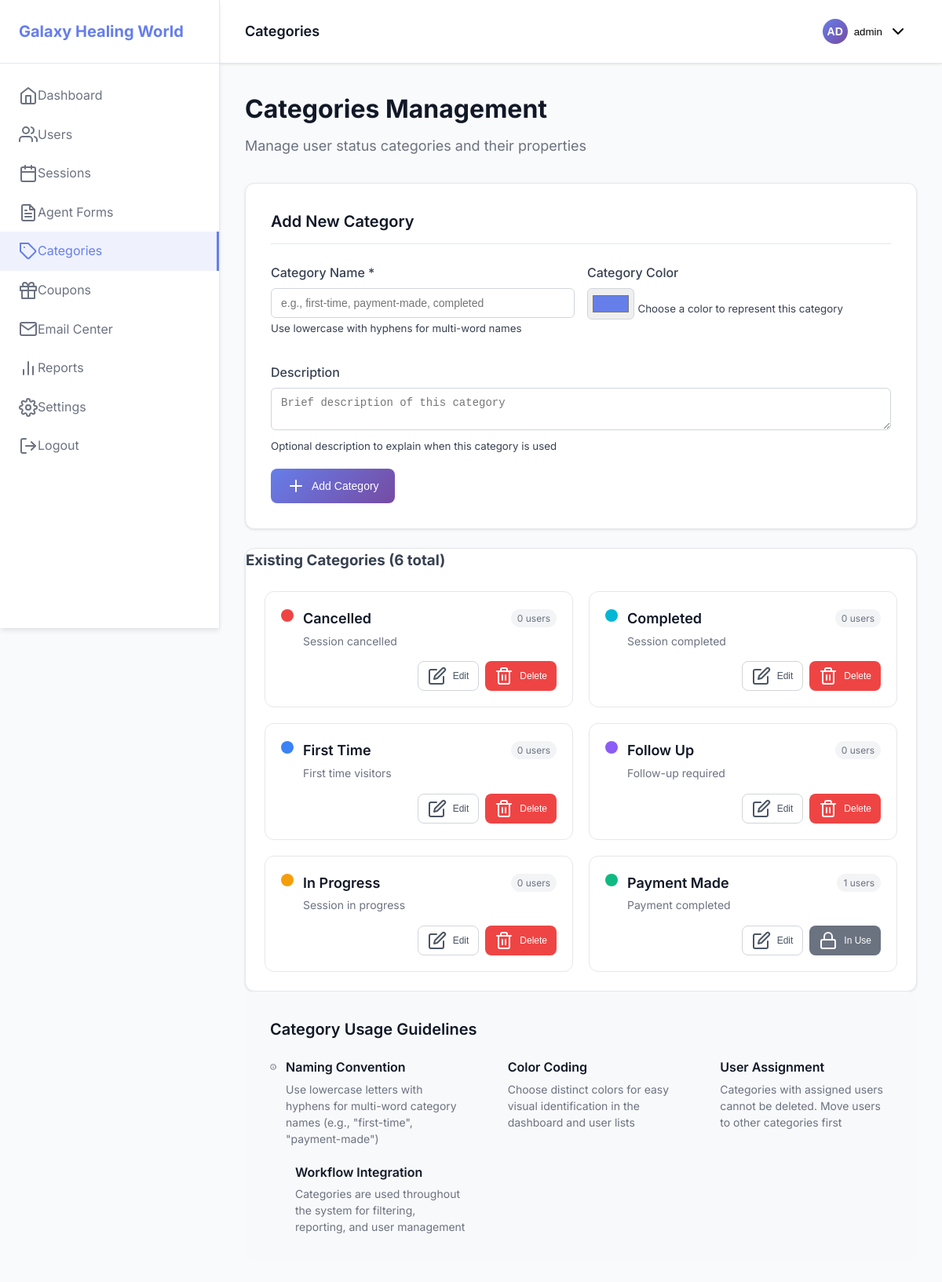
Before: /admin/categories.php (signed in) with the older database file.
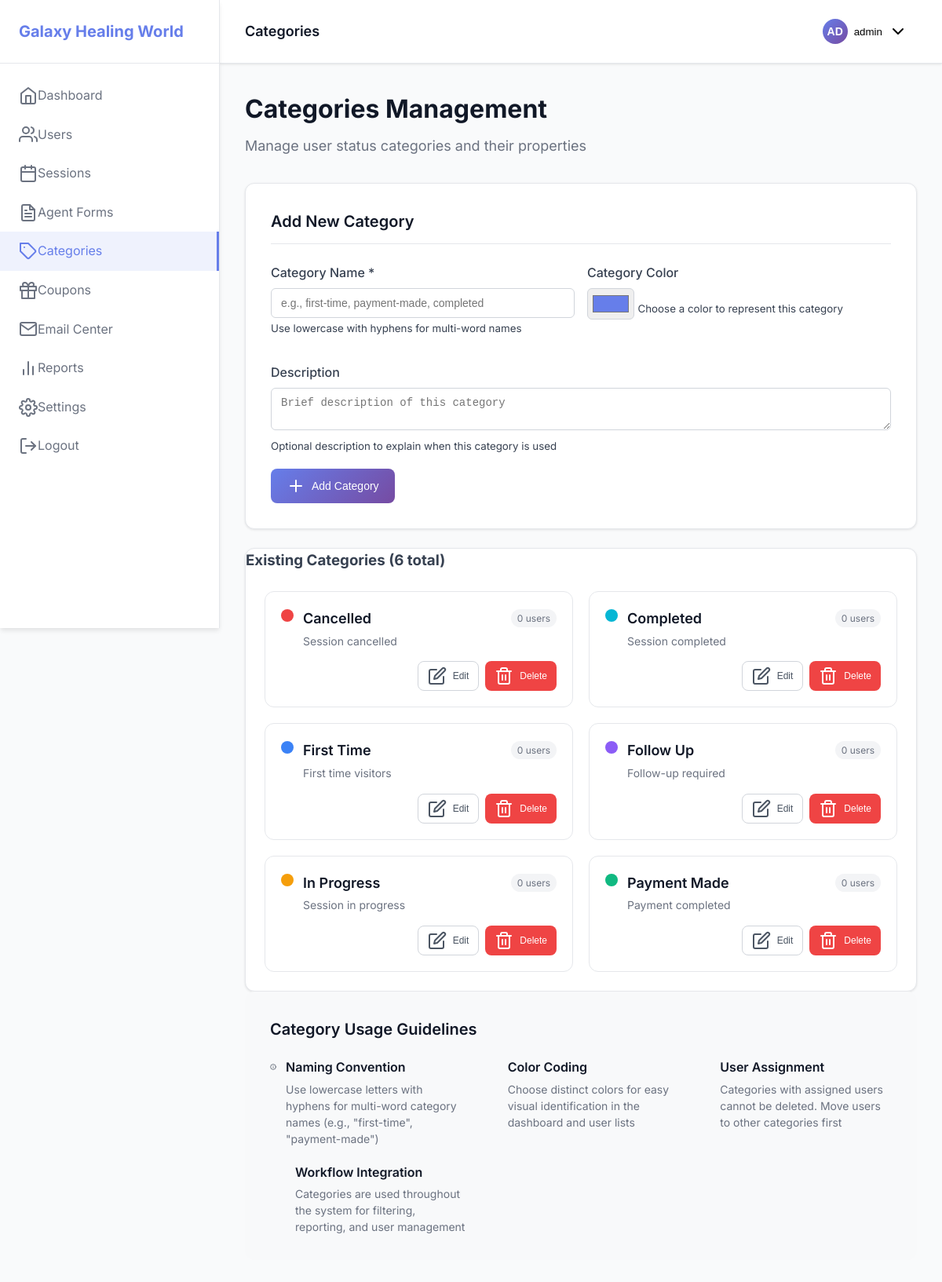
After: the same page with the newer database file.
### tables this page shows
CREATE TABLE categories (
                id INTEGER PRIMARY KEY AUTOINCREMENT,
                name VARCHAR(100) NOT NULL UNIQUE,
                description TEXT,
                color VARCHAR(7) DEFAULT '#667eea',
                created_at DATETIME DEFAULT CURRENT_TIMESTAMP
            );

### admin/categories.php (the view, shortened to what the changed rows need)
<?php
$db = Database::getInstance();
$pdo = $db->getConnection();
$stmt = $pdo->query("
    SELECT c.*,
           (SELECT COUNT(*) FROM users u WHERE u.status = c.name) as user_count
    FROM categories c
    ORDER BY c.name
");
$categories = $stmt->fetchAll();
?>
<!DOCTYPE html>
<html lang="en">
<head>
    <link rel="stylesheet" href="../assets/css/admin.css">
    <link rel="stylesheet" href="https://cdn.jsdelivr.net/npm/feather-icons@4.28.0/feather.min.css">
</head>
<body>
    <div class="admin-layout">
        <div class="admin-content">
            <main class="main-content">
                <div class="page-header">
                    <h1>Categories Management</h1>
                </div>
                <div class="table-container">
                    <?php if (empty($categories)): ?>
                        <div class="empty-state" role="status" aria-live="polite">
                            <i data-feather="tag" aria-hidden="true"></i>
                            <h3>No categories found</h3>
                            <p>Add your first category using the form above.</p>
                        </div>
                    <?php else: ?>
                        <div class="categories-grid">
                            <?php foreach ($categories as $category): ?>
                                <div class="category-card">
                                    <div class="category-header">
                                        <div class="category-color"
                                             style="background-color: <?php echo htmlspecialchars($category['color']); ?>"
                                             aria-label="Category color"></div>
                                        <div class="category-info">
                                            <h4 class="category-name">
                                                <?php echo htmlspecialchars(ucwords(str_replace('-', ' ', $category['name']))); ?>
                                            </h4>
                                            <p class="category-description">
                                                <?php echo htmlspecialchars($category['description'] ?: 'No description'); ?>
                                            </p>
                                        </div>
                                        <div class="category-usage">
                                            <span class="usage-count" aria-label="<?php echo $category['user_count']; ?> users assigned">
                                                <?php echo $category['user_count']; ?> users
                                            </span>
                                        </div>
                                    </div>
                                    <div class="category-actions">
                                        <button type="button" class="btn btn-small btn-outline"
                                                onclick="editCategory(<?php echo htmlspecialchars(json_encode($category)); ?>)"
                                                aria-label="Edit <?php echo htmlspecialchars($category['name']); ?> category">
                                            <i data-feather="edit" aria-hidden="true"></i>
                                            Edit
                                        </button>
                                        <?php if ($category['user_count'] == 0): ?>
                                            <button type="button" class="btn btn-small btn-danger"
                                                    onclick="deleteCategory(<?php echo $category['id']; ?>, '<?php echo htmlspecialchars($category['name']); ?>')"
                                                    aria-label="Delete <?php echo htmlspecialchars($category['name']); ?> category">
                                                <i data-feather="trash-2" aria-hidden="true"></i>
                                                Delete
                                            </button>
                                        <?php else: ?>
                                            <button type="button" class="btn btn-small btn-secondary" disabled
                                                    aria-label="Cannot delete - category is in use"
                                                    title="Cannot delete - category is assigned to users">
                                                <i data-feather="lock" aria-hidden="true"></i>
                                                In Use
                                            </button>
                                        <?php endif; ?>
                                    </div>
                                </div>
                            <?php endforeach; ?>
                        </div>
                    <?php endif; ?>
                </div>
            </main>
        </div>
    </div>
</body>
</html>

Changed rows visible on the page:
changed categories "Payment Made": user_count "1" → "0"; text "In Use" → "Delete"
